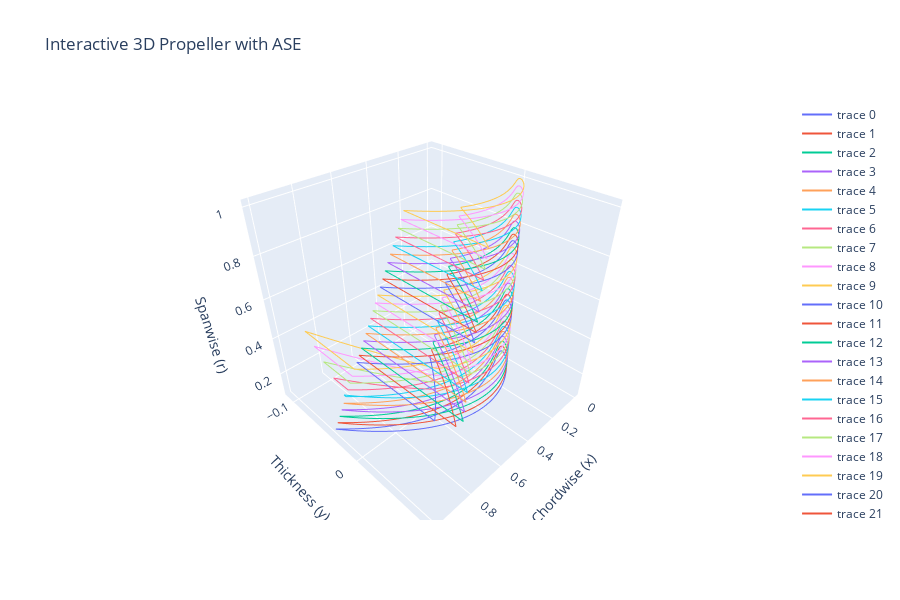

Notebook code for this chart:
### Code cell
# Display in browser or notebook
fig = go.Figure(data=traces)
fig.update_layout(
    title="Interactive 3D Propeller with ASE",
    scene=dict(
        xaxis_title="Chordwise (x)",
        yaxis_title="Thickness (y)",
        zaxis_title="Spanwise (r)"
    ),
    width=900,
    height=600
)
fig.show()

### Figure 1 — Plotly figure (JSON) as saved in the notebook; plotly's stock layout.template omitted (floating-point values rounded to 4 significant figures; data arrays with more than 128 entries replaced by an {"elided": "..."} marker saying what was removed)
{"data": [{"line": {"width": 2}, "mode": "lines", "type": "scatter3d", "x": {"elided": "200 float values"}, "y": {"elided": "200 float values"}, "z": {"elided": "200 float values"}}, {"line": {"width": 2}, "mode": "lines", "type": "scatter3d", "x": {"elided": "200 float values"}, "y": {"elided": "200 float values"}, "z": {"elided": "200 float values"}}, {"line": {"width": 2}, "mode": "lines", "type": "scatter3d", "x": {"elided": "200 float values"}, "y": {"elided": "200 float values"}, "z": {"elided": "200 float values"}}, {"line": {"width": 2}, "mode": "lines", "type": "scatter3d", "x": {"elided": "200 float values"}, "y": {"elided": "200 float values"}, "z": {"elided": "200 float values"}}, {"line": {"width": 2}, "mode": "lines", "type": "scatter3d", "x": {"elided": "200 float values"}, "y": {"elided": "200 float values"}, "z": {"elided": "200 float values"}}, {"line": {"width": 2}, "mode": "lines", "type": "scatter3d", "x": {"elided": "200 float values"}, "y": {"elided": "200 float values"}, "z": {"elided": "200 float values"}}, {"line": {"width": 2}, "mode": "lines", "type": "scatter3d", "x": {"elided": "200 float values"}, "y": {"elided": "200 float values"}, "z": {"elided": "200 float values"}}, {"line": {"width": 2}, "mode": "lines", "type": "scatter3d", "x": {"elided": "200 float values"}, "y": {"elided": "200 float values"}, "z": {"elided": "200 float values"}}, {"line": {"width": 2}, "mode": "lines", "type": "scatter3d", "x": {"elided": "200 float values"}, "y": {"elided": "200 float values"}, "z": {"elided": "200 float values"}}, {"line": {"width": 2}, "mode": "lines", "type": "scatter3d", "x": {"elided": "200 float values"}, "y": {"elided": "200 float values"}, "z": {"elided": "200 float values"}}, {"line": {"width": 2}, "mode": "lines", "type": "scatter3d", "x": {"elided": "200 float values"}, "y": {"elided": "200 float values"}, "z": {"elided": "200 float values"}}, {"line": {"width": 2}, "mode": "lines", "type": "scatter3d", "x": {"elided": "200 float values"}, "y": {"elided": "200 float values"}, "z": {"elided": "200 float values"}}, {"line": {"width": 2}, "mode": "lines", "type": "scatter3d", "x": {"elided": "200 float values"}, "y": {"elided": "200 float values"}, "z": {"elided": "200 float values"}}, {"line": {"width": 2}, "mode": "lines", "type": "scatter3d", "x": {"elided": "200 float values"}, "y": {"elided": "200 float values"}, "z": {"elided": "200 float values"}}, {"line": {"width": 2}, "mode": "lines", "type": "scatter3d", "x": {"elided": "200 float values"}, "y": {"elided": "200 float values"}, "z": {"elided": "200 float values"}}, {"line": {"width": 2}, "mode": "lines", "type": "scatter3d", "x": {"elided": "200 float values"}, "y": {"elided": "200 float values"}, "z": {"elided": "200 float values"}}, {"line": {"width": 2}, "mode": "lines", "type": "scatter3d", "x": {"elided": "200 float values"}, "y": {"elided": "200 float values"}, "z": {"elided": "200 float values"}}, {"line": {"width": 2}, "mode": "lines", "type": "scatter3d", "x": {"elided": "200 float values"}, "y": {"elided": "200 float values"}, "z": {"elided": "200 float values"}}, {"line": {"width": 2}, "mode": "lines", "type": "scatter3d", "x": {"elided": "200 float values"}, "y": {"elided": "200 float values"}, "z": {"elided": "200 float values"}}, {"line": {"width": 2}, "mode": "lines", "type": "scatter3d", "x": {"elided": "200 float values"}, "y": {"elided": "200 float values"}, "z": {"elided": "200 float values"}}, {"line": {"width": 2}, "mode": "lines", "type": "scatter3d", "x": {"elided": "200 float values"}, "y": {"elided": "200 float values"}, "z": {"elided": "200 float values"}}, {"line": {"width": 2}, "mode": "lines", "type": "scatter3d", "x": {"elided": "200 float values"}, "y": {"elided": "200 float values"}, "z": {"elided": "200 float values"}}, {"line": {"width": 2}, "mode": "lines", "type": "scatter3d", "x": {"elided": "200 float values"}, "y": {"elided": "200 float values"}, "z": {"elided": "200 float values"}}, {"line": {"width": 2}, "mode": "lines", "type": "scatter3d", "x": {"elided": "200 float values"}, "y": {"elided": "200 float values"}, "z": {"elided": "200 float values"}}, {"line": {"width": 2}, "mode": "lines", "type": "scatter3d", "x": {"elided": "200 float values"}, "y": {"elided": "200 float values"}, "z": {"elided": "200 float values"}}, {"line": {"width": 2}, "mode": "lines", "type": "scatter3d", "x": {"elided": "200 float values"}, "y": {"elided": "200 float values"}, "z": {"elided": "200 float values"}}, {"line": {"width": 2}, "mode": "lines", "type": "scatter3d", "x": {"elided": "200 float values"}, "y": {"elided": "200 float values"}, "z": {"elided": "200 float values"}}, {"line": {"width": 2}, "mode": "lines", "type": "scatter3d", "x": {"elided": "200 float values"}, "y": {"elided": "200 float values"}, "z": {"elided": "200 float values"}}, {"line": {"width": 2}, "mode": "lines", "type": "scatter3d", "x": {"elided": "200 float values"}, "y": {"elided": "200 float values"}, "z": {"elided": "200 float values"}}, {"line": {"width": 2}, "mode": "lines", "type": "scatter3d", "x": {"elided": "200 float values"}, "y": {"elided": "200 float values"}, "z": {"elided": "200 int values"}}], "layout": {"height": 600, "scene": {"xaxis": {"title": {"text": "Chordwise (x)"}}, "yaxis": {"title": {"text": "Thickness (y)"}}, "zaxis": {"title": {"text": "Spanwise (r)"}}}, "title": {"text": "Interactive 3D Propeller with ASE"}, "width": 900}}
